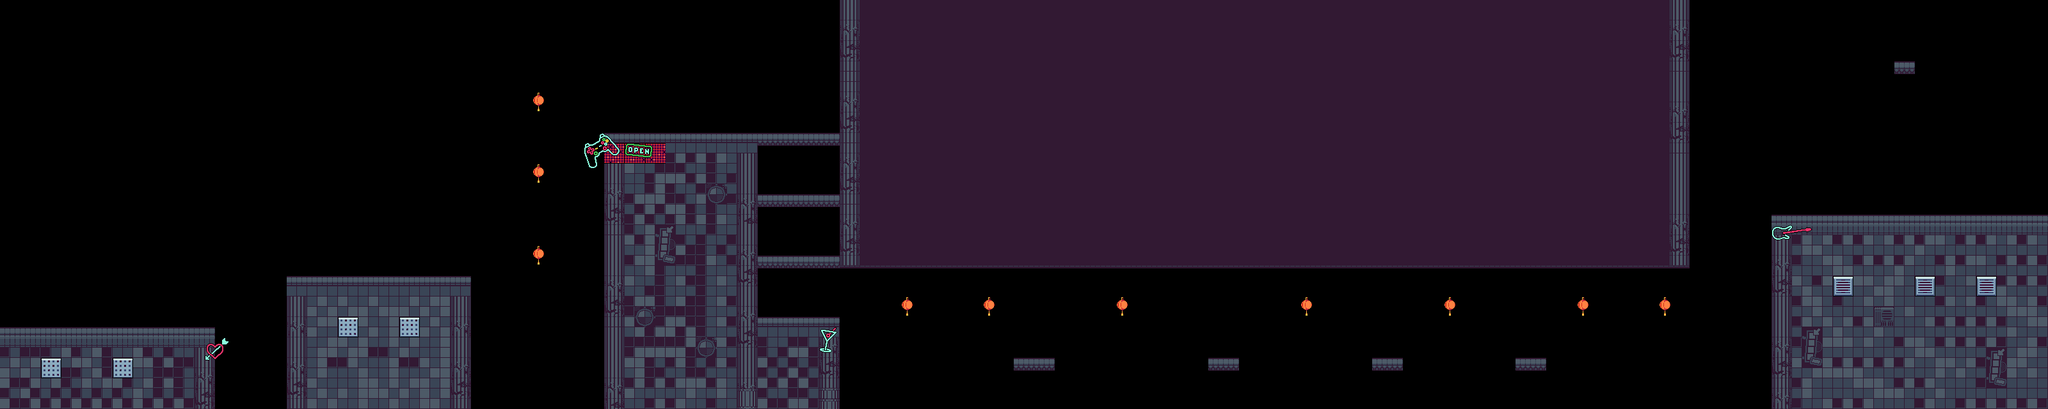

Rendered tile map (Tiled .tmx) drawn with the repository's tilesets; below, a short description and the map source with its tile grids summarised:
An orthogonal 200x40 tile map with 16x16 px tiles, 2 tile layers (Blocks, Assets), 2 tilesets and 32 objects.

<map version="1.10" tiledversion="1.11.2" orientation="orthogonal" renderorder="right-down" width="200" height="40" tilewidth="16" tileheight="16" infinite="0" nextlayerid="10" nextobjectid="36">
 <tileset firstgid="1" source="City.tsx" />
 <tileset firstgid="401" source="Asset.tsx" />
 <layer id="1" name="Blocks" width="200" height="40">
  <data>[8000 cells, 3739 non-empty, 98 distinct tile ids]</data>
 </layer>
 <layer id="2" name="Assets" width="200" height="40">
  <data>[8000 cells, 57 non-empty, 49 distinct tile ids]</data>
 </layer>
 <objectgroup id="3" name="wall">
  <object id="1" x="-0.29641" y="511.901" width="336.8" height="139.662" />
  <object id="2" x="449.007" y="432.889" width="285.428" height="265.658" />
  <object id="3" x="944.8" y="209.79" width="236.572" height="432.971" />
  <object id="4" x="1313.71" y="3.95935" width="1323.8" height="414.687" />
  <object id="5" x="2769.19" y="337.689" width="436.815" height="303.311" />
  <object id="6" x="1175.69" y="496.379" width="134.279" height="148.612" />
 </objectgroup>
 <objectgroup id="4" name="platform">
  <object id="7" x="1180.18" y="210.158" width="131.901" height="19.0219" />
  <object id="8" x="1182.74" y="304.35" width="130.617" height="19.8673" />
  <object id="9" x="1184" y="399.882" width="128.926" height="18.5991" />
  <object id="10" x="1583.46" y="559.665" width="65.9424" height="21.1354" />
  <object id="11" x="1888.24" y="560.933" width="47.766" height="19.8673" />
  <object id="12" x="2145.67" y="559.243" width="46.4979" height="19.8673" />
  <object id="13" x="2367.16" y="561.356" width="49.4568" height="17.7537" />
  <object id="22" x="2959.47" y="95.1365" width="31.9966" height="19.6246" />
 </objectgroup>
 <objectgroup id="8" name="refill">
  <object id="24" x="831.889" y="383.907" width="20.0347" height="31.7667" />
  <object id="26" x="832.128" y="256.423" width="20.0347" height="31.7667" />
  <object id="27" x="832.473" y="143.423" width="20.0347" height="31.7667" />
  <object id="28" x="1408.19" y="463.072" width="20.0347" height="31.7667" />
  <object id="29" x="1535.7" y="463.763" width="20.0347" height="31.7667" />
  <object id="30" x="1745.46" y="462.726" width="20.0347" height="31.7667" />
  <object id="31" x="2031.93" y="462.726" width="20.0347" height="31.7667" />
  <object id="32" x="2256.21" y="462.381" width="20.0347" height="31.7667" />
  <object id="33" x="2592.44" y="463.763" width="20.0347" height="31.7667" />
  <object id="34" x="2464.93" y="464.108" width="20.0347" height="31.7667" />
 </objectgroup>
 <objectgroup id="9" name="next_level">
  <object id="23" x="3200" y="1.33333" width="306.667" height="641.333" />
 </objectgroup>
 <objectgroup id="5" name="player">
  <object id="14" x="1.98119" y="482.99" width="12" height="28" />
 </objectgroup>
 <objectgroup id="6" name="enemy_1">
  <object id="15" x="676.517" y="400.188" width="16" height="32" />
  <object id="16" x="605.868" y="400.333" width="16" height="32" />
 </objectgroup>
 <objectgroup id="7" name="enemy_2">
  <object id="18" x="1904.01" y="530.231" width="16" height="32" />
  <object id="20" x="2384.17" y="530.641" width="16" height="32" />
  <object id="21" x="2968.54" y="63.7782" width="16" height="32" />
  <object id="35" x="1606.1" y="528.06" width="16" height="32" />
 </objectgroup>
</map>